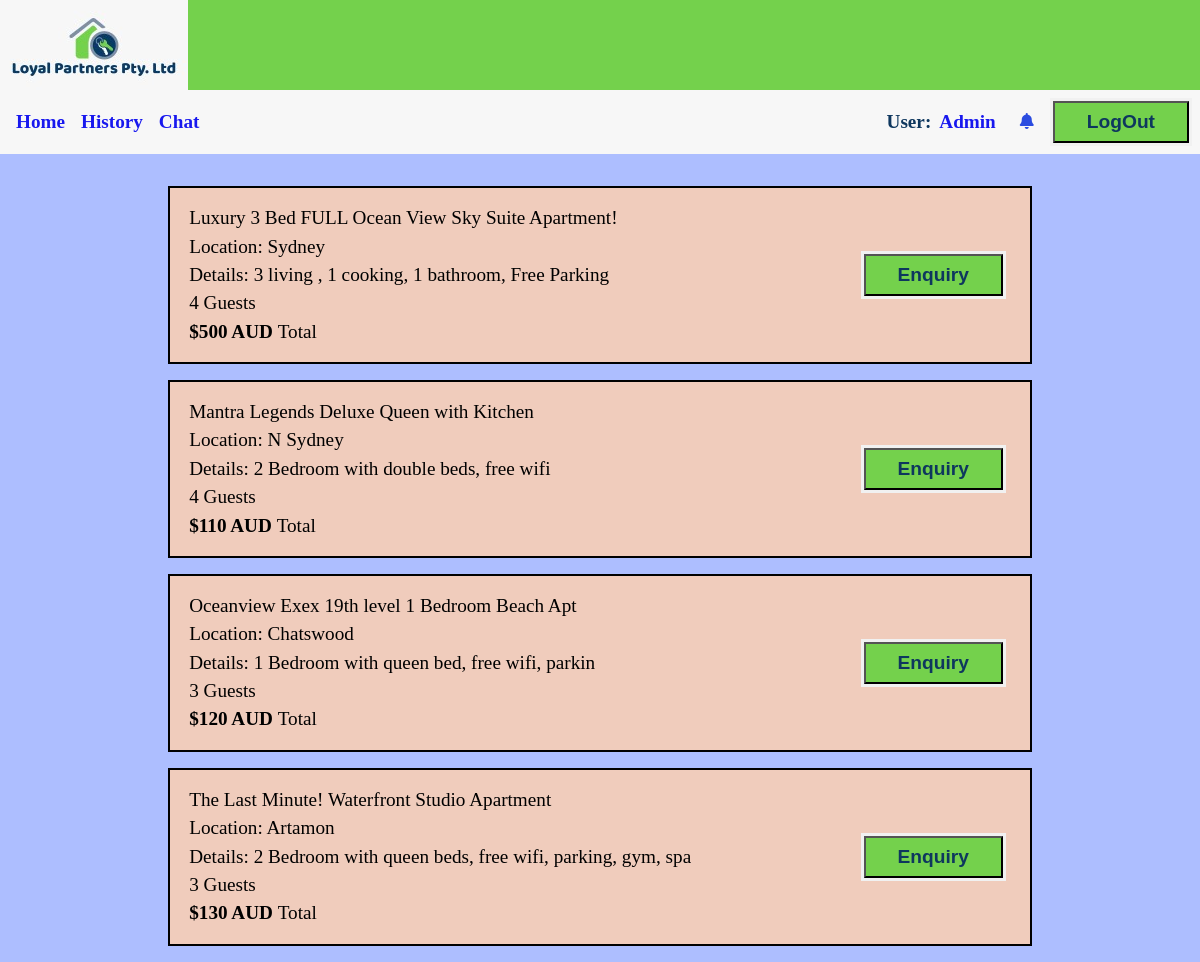
The page / (signed in) on the database its author committed.
### tables this page shows
CREATE TABLE `properties` (
  `prop_id` int(255) NOT NULL,
  `prop_name` varchar(255) NOT NULL,
  `prop_type` varchar(255) NOT NULL,
  `prop_StreetName` varchar(255) NOT NULL,
  `prop_suburb` varchar(255) NOT NULL,
  `prop_state` varchar(255) NOT NULL,
  `prop_postCode` int(4) NOT NULL,
  `prop_det` varchar(255) NOT NULL,
  `prop_occupancy` int(11) NOT NULL DEFAULT 1,
  `price` varchar(255) NOT NULL
);

### functions/load_template.php (called while the page is built, shortened)
<?php
	function loadTemplate($filename, $tempVars){
		extract($tempVars);
		require $filename;
		$content = ob_get_clean();
		return $content;
	}
?>

### pages/users/userhome.php (called while the page is built, shortened)
<?php
	$conn = new DatabaseTable('properties');
	$data=$conn->findAll();
	$content = loadTemplate('../templates/users/userhomeTemplate.php', ['data'=>$data]);
?>

### classes/databasetable.php (called while the page is built, shortened)
<?php
class DatabaseTable{
    public $table;
    function __construct($table){
        $this->table = $table;
    }
function findAll() {
    global $pdo;
        $stmt = $pdo->prepare('SELECT * FROM ' . $this->table);
        $stmt->execute();
        return $stmt;
}
}
?>

### templates/users/userhomeTemplate.php (the view, shortened to what this page needs)
<article class="property-listing">
    <?php
       foreach ($data as $value) {
    ?>
    <section class="property">
        <div class="details">
            <span><?php echo $value["prop_name"];?></span>
            <span>Location: <?php echo $value["prop_suburb"];?></span>
            <span>Details: <?php echo $value["prop_det"];?></span>
            <span><?php echo $value["prop_occupancy"];?> Guests</span>
            <span><b>$<?php echo $value["price"];?> AUD </b>Total</span>
        </div>
        <div class="booking-options">
        <form method="POST" action="index.php?page=userhome">
            <input type="submit" value="Enquiry" class="enquir" name="book_prop">
            </form>
        </div>
    </section>
    <?php } ?>
</article>

### css/styles.css (style rules this page uses)
* { padding: 0; margin: 0; box-sizing: border-box; }
.login, .enquir { text-decoration: none; color: #0e375e; background: #74d14c; padding: 0.5rem 2rem; font-size: 1.2rem; font-weight: 550; }
body { background: #ADBEFF; }
.property { font-size: 1.2rem; border: #000 solid 2px; display: flex; justify-content: space-between; background: #F0CCBC; width: 80%; margin: 1rem 0 1rem 10%; }
.details { margin: 1rem; }
.property span { display: block; padding: 0.2rem;; }
.booking-options { display: flex; flex-direction: column; justify-content: center; text-align: right; margin: 0 1.5rem 0 0; }
form { border: 3px solid #f1f1f1; }
article { width: 90%; margin: 2rem 0 0 5%; }

### rows shown on the page
properties: prop_name "Luxury 3 Bed FULL Ocean View Sky Suite Apartment!", prop_suburb "Sydney", prop_det "3 living , 1 cooking, 1 bathroom, Free Parking", prop_occupancy "4", price "500"
properties: prop_name "Mantra Legends Deluxe Queen with Kitchen", prop_suburb "N Sydney", prop_det "2 Bedroom with double beds, free wifi", prop_occupancy "4", price "110"
properties: prop_name "Oceanview Exex 19th level 1 Bedroom Beach Apt", prop_suburb "Chatswood", prop_det "1 Bedroom with queen bed, free wifi, parkin", prop_occupancy "3", price "120"
properties: prop_name "The Last Minute! Waterfront Studio Apartment", prop_suburb "Artamon", prop_det "2 Bedroom with queen beds, free wifi, parking, gym, spa", prop_occupancy "3", price "130"

### other values the page prints
$_SESSION['username'] "Admin"
